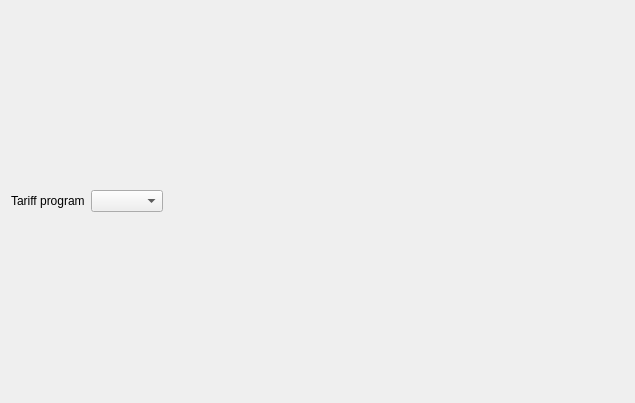
<?xml version="1.0" encoding="UTF-8"?>
<ui version="4.0">
 <class>TariffSettViewer</class>
 <widget class="QWidget" name="TariffSettViewer">
  <property name="geometry">
   <rect>
    <x>0</x>
    <y>0</y>
    <width>635</width>
    <height>403</height>
   </rect>
  </property>
  <property name="windowTitle">
   <string>Form</string>
  </property>
  <layout class="QVBoxLayout" name="verticalLayout_2">
   <item>
    <layout class="QHBoxLayout" name="horizontalLayout">
     <item>
      <widget class="QLabel" name="label">
       <property name="text">
        <string>Tariff program</string>
       </property>
      </widget>
     </item>
     <item>
      <widget class="QComboBox" name="cbxTariffProgram">
       <property name="sizeAdjustPolicy">
        <enum>QComboBox::AdjustToContents</enum>
       </property>
      </widget>
     </item>
     <item>
      <spacer name="horizontalSpacer">
       <property name="orientation">
        <enum>Qt::Horizontal</enum>
       </property>
       <property name="sizeHint" stdset="0">
        <size>
         <width>40</width>
         <height>20</height>
        </size>
       </property>
      </spacer>
     </item>
    </layout>
   </item>
   <item>
    <layout class="QVBoxLayout" name="vl4pte"/>
   </item>
  </layout>
 </widget>
 <resources/>
 <connections/>
</ui>
